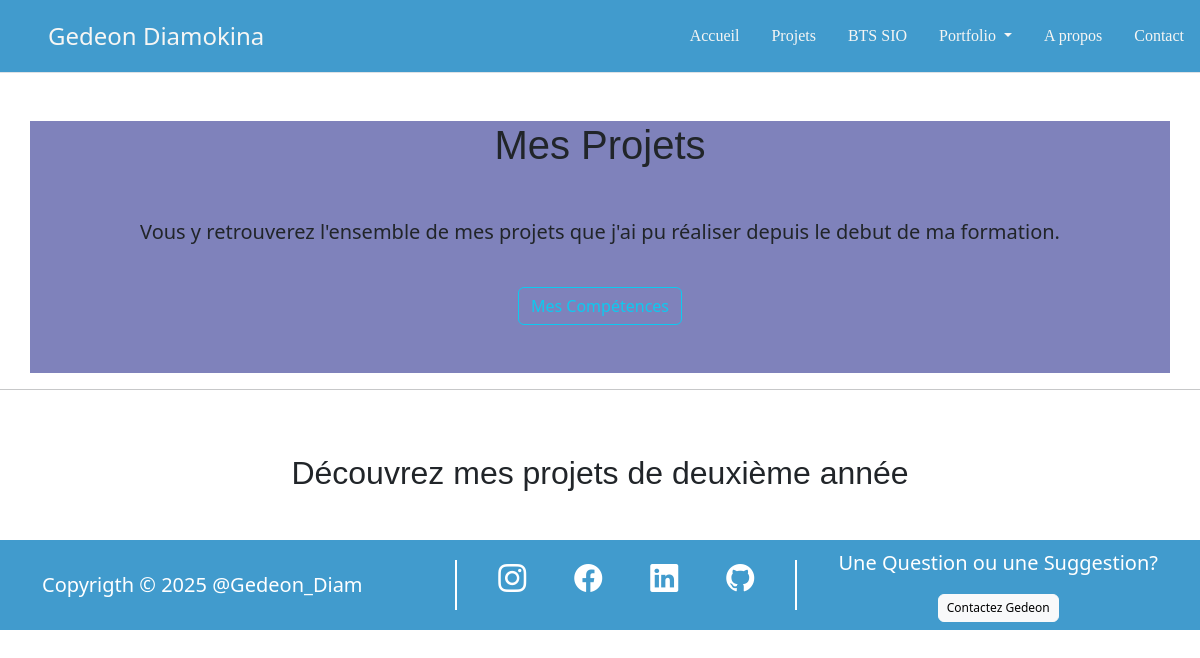
/index.php?page=projet, run on an earlier commit of the app's database.
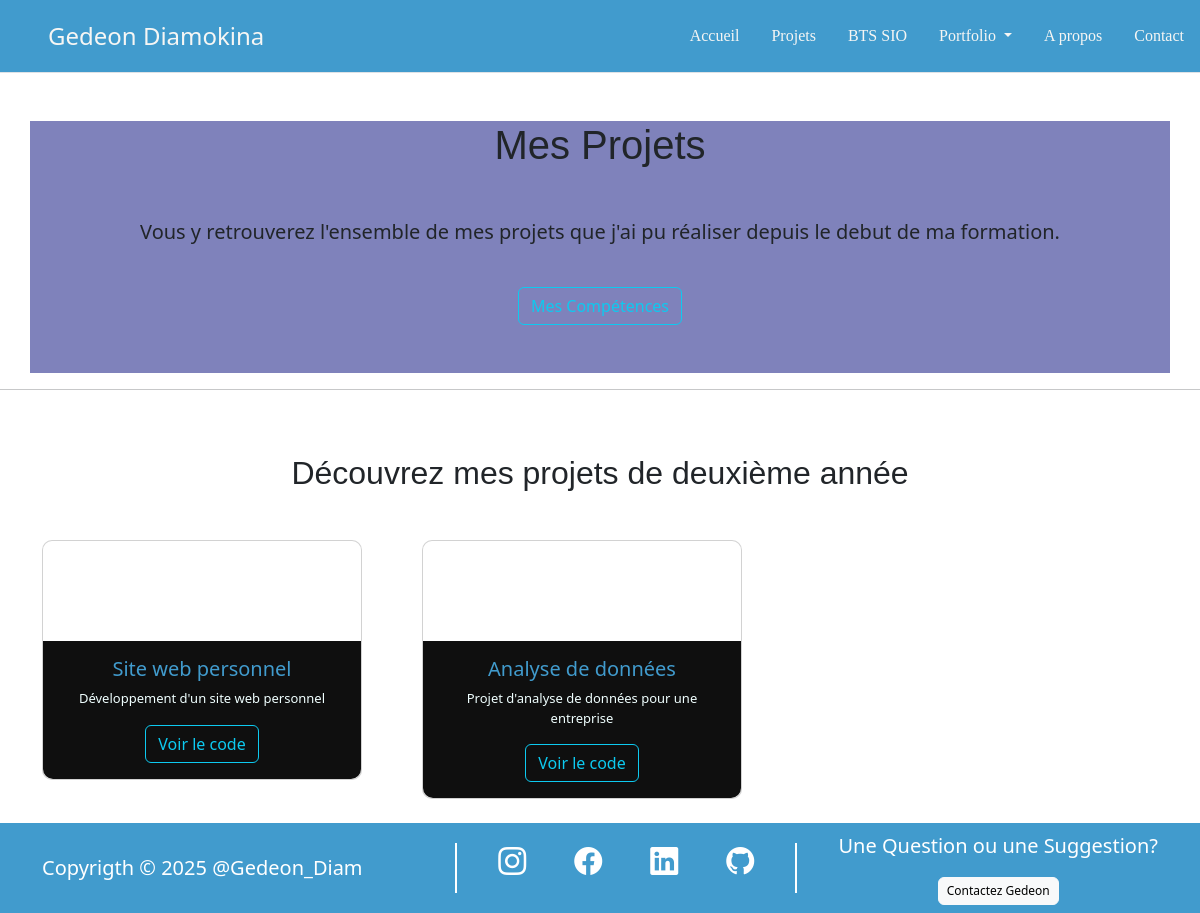
And on a later commit of the database.
### tables this page shows
CREATE TABLE projet (
    id_projet INT AUTO_INCREMENT PRIMARY KEY,
    nom VARCHAR(255) NOT NULL,
    description TEXT NOT NULL,
    lien_github VARCHAR(255),
    lien_projet VARCHAR(255),
    date_debut DATE,
    date_fin DATE,
    id_utilisateur INT NOT NULL,
    FOREIGN KEY (id_utilisateur) REFERENCES utilisateur(id_utilisateur)
);

### config/config.php (called while the page is built)
<?php
    $server = "localhost";
    $username = "root";
    $password = "";
    $database = "portfolio";
    require_once 'controller/controllers.php';
    $unController = new Controller($server, $username, $password, $database);

### models/models.php (called while the page is built)
<?php
require_once 'config/config.php';
class Model {
    private $unPDO;
    public function __construct($server, $username, $password, $database) {
        try {
            $this->unPDO = new PDO("mysql:host=$server;dbname=$database", $username, $password);
            $this->unPDO->setAttribute(PDO::ATTR_ERRMODE, PDO::ERRMODE_EXCEPTION);
        } catch (PDOException $e) {
            echo "Erreur : " . $e->getMessage();
        }
    }
    public function getProjets() {
        $requete = "SELECT * FROM projet";
        $select = $this->unPDO->prepare($requete);
        $select->execute();
        $projets = $select->fetchAll();
        return $projets;
    }
}

### controller/controllers.php (called while the page is built)
<?php
require_once 'models/models.php';
class Controller {
    private $unModel;
    public function __construct($server, $username, $password, $database) {
        $this->unModel = new Model($server, $username, $password, $database);
    }
    public function getProjets() {
        return $this->unModel->getProjets();
    }
}

### views/projets.php (the view)
<?php
    $projets = $unController->getProjets();
?>
<div class="text-center">
    <div class="container pb-5" style="background-color: #7F82BB">
    <h1 class="mt-5" style=" font-family:'Franklin Gothic Medium', 'Arial Narrow', Arial, sans-serif">Mes Projets</h1>
    <div class="container mt-5">
        <p>Vous y retrouverez l'ensemble de mes projets que j'ai pu réaliser depuis le debut de ma formation.</p>
    </div><br>
    <a href="index.php?page=propos"><button type="button" class="btn btn-outline-info">Mes Compétences</button></a>
    </div>
    <hr><br><br>
    <h2 style=" font-family:'Franklin Gothic Medium', 'Arial Narrow', Arial, sans-serif">Découvrez mes projets de deuxième année</h2>
    <div class="container mt-5">
        <div class="row">
            <?php foreach ($projets as $projet) {
            echo '
            <div class="col-4">
                <div class="card card-custom mb-4" style="width: 20rem; border-radius:10px">
                    <img src="'.$projet['image_projet'].'" style="border-radius:10px ; width: auto">
                    <div class="card-body"
                        style="background-color: #0F0F0F; margin-top: 100px;  border-bottom-left-radius:10px;  border-bottom-right-radius:10px">
                        <h5 class="card-title" style="color:#419BCD">'.$projet["nom"].'</h5>
                        <p class="card-text" style="font-size: small; color:azure">'.$projet["description"].'</p>
                        <a href="'.$projet['lien_github'].'" class="code btn btn-outline-info "><span>Voir
                                le code</span></a>
                    </div>
                </div>
            </div>';
            }
            ?>
        </div>
    </div>
</div>

### index.php (shortened to what this page needs)
<?php
require_once 'config/config.php';
?>
<!DOCTYPE html>
<html lang="en">
<head>
    <link rel="stylesheet" href="./src/public/styles/style.css">
    <link href="https://cdn.jsdelivr.net/npm/bootstrap@5.3.3/dist/css/bootstrap.min.css" rel="stylesheet">
<link rel="stylesheet" href="https://cdn.jsdelivr.net/npm/bootstrap-icons@1.3.0/font/bootstrap-icons.css">
</head>
<body>
    <div>
        <?php include("./src/includes/header.php"); ?>
    </div>
    <div>
        <?php
        $page = isset($_GET['page']);
        if ($page) {
            $page = $_GET['page'];
        } else {
            $page = 'accueil';
        }
        switch ($page) {
            case 'projet':
                include("./views/projets.php");
                break;
        }
        ?>
    </div>
    <div>
        <?php include("./src/includes/footer.php"); ?>
    </div>
</body>
</html>

### src/includes/header.php (shortened to what this page needs)
    <div class="">
    <header class="d-flex flex-wrap justify-content-center py-3 border-bottom">
        <a href="index.php?page=accueil"
            class="d-flex align-items-center mb-3 mb-md-0 me-md-auto link-body-emphasis text-decoration-none">
            <svg class="bi me-2" width="40" height="32">
                <use xlink:href="#bootstrap" />
            </svg>
            <span class="fs-4" style="color: #f6f6f4;">Gedeon Diamokina</span>
        </a>
        <ul class="nav nav-pills">
            <li class="nav-item"><a href="index.php?page=accueil" class="nav-link focus-ring focus-ring-light" style="color:#f6f6f4;  font-family: Cambria, Cochin, Georgia, Times, 'Times New Roman', serif;"
                    aria-current="page">Accueil</a></li>
            <li class="nav-item"><a href="index.php?page=projet" style="color:#f6f6f4;  font-family: Cambria, Cochin, Georgia, Times, 'Times New Roman', serif;" class="nav-link focus-ring focus-ring-light">Projets</a></li>
            <li class="nav-item"><a href="index.php?page=bts" style="color:#f6f6f4;  font-family: Cambria, Cochin, Georgia, Times, 'Times New Roman', serif;" class="nav-link focus-ring focus-ring-light">BTS SIO</a></li>
            <li class="nav-item">
                <div class="dropdown">
                    <button class="btn nav-link focus-ring focus-ring-light dropdown-toggle" type="button" style="color:#f6f6f4;  font-family: Cambria, Cochin, Georgia, Times, 'Times New Roman', serif;"
                        data-bs-toggle="dropdown" aria-expanded="false">
                        Portfolio
                    </button>
                </div>
            </li>
            <li class="nav-item"><a href="index.php?page=propos" style="color:#f6f6f4;  font-family: Cambria, Cochin, Georgia, Times, 'Times New Roman', serif;" class="nav-link focus-ring focus-ring-light">A propos</a></li>
            <li class="nav-item"><a href="index.php?page=contact" style="color:#f6f6f4;  font-family: Cambria, Cochin, Georgia, Times, 'Times New Roman', serif;" class="nav-link focus-ring focus-ring-light">Contact</a></li>
        </ul>
    </header>
</div>

### src/includes/footer.php (shortened to what this page needs)
<div style=" background-color: #419BCD;">
    <div class="container">
        <footer class="d-flex flex-wrap justify-content-between  align-items-center  ">
            <p class="col-md-4 mb-0 text-body-secondary  "><span class=" text-white" style="font-size:20px">Copyrigth &copy; 2025 @Gedeon_Diam</span></p><div class="vertical-line"></div>
            <div class="d-flex justify-content-center fs-3 mt-3 mb-3 pb-3">
                <a href="https://www.instagram.com/gedeon_diam?igsh=MXRxcWtoa2Fzdm4yMA%3D%3D&utm_source=qr"><i class="bi bi-instagram  text-white"></i></a>
                <a href="https://www.facebook.com/share/MTKUhHiMZBiS8McU/?mibextid=LQQJ4d"><i class="bi bi-facebook ms-5  text-white"></i></a>
                <a href="https://www.linkedin.com/in/g%C3%A9d%C3%A9on-diamokina-152bb6295?utm_source=share&utm_campaign=share_via&utm_content=profile&utm_medium=ios_app"><i class="bi bi-linkedin ms-5 text-white "></i></a>
                <a href="https://github.com/GedeonDiam"><i class="bi bi-github ms-5 text-white"></i></i></a>
            </div>
            <div class="vertical-line"></div>
           <div>
            <p class="text-white" style="font-size:20px;">Une Question ou une Suggestion?</p>
            <div class="text-center"><a href="index.php?page=contact"><button type="button" class="btn btn-light "  style="--bs-btn-padding-y: .25rem; --bs-btn-padding-x: .5rem; --bs-btn-font-size: .75rem;">Contactez Gedeon</button></a></div>
           </div>
        </footer>
    </div>
</div>

### src/public/styles/style.css (style rules this page uses)
p { font-size: 20px; }
header { background-color:#419BCD; }

### src/includes/header.php (style rules this page uses)
header { animation: fadeIn 1s ease-in-out; }
.nav-link { transition: color 0.3s ease, transform 0.3s ease; }

### src/includes/footer.php (style rules this page uses)
.vertical-line { width: 2px; height: 50px; background-color: white; margin: 20px 0; }

What changed in the data, as far as the page shows it:
added projet: nom "Site web personnel", description "Développement d'un site web personnel"
added projet: nom "Analyse de données", description "Projet d'analyse de données pour une entreprise"
